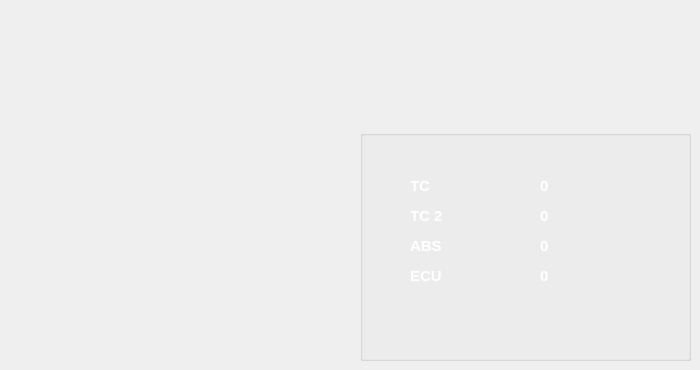
      <widget class="QWidget" name="electronics">
       <widget class="QGroupBox" name="electronicsBox">
        <property name="geometry">
         <rect>
          <x>360</x>
          <y>130</y>
          <width>331</width>
          <height>231</height>
         </rect>
        </property>
        <property name="title">
         <string/>
        </property>
        <widget class="QLabel" name="tc1Title">
         <property name="geometry">
          <rect>
           <x>50</x>
           <y>40</y>
           <width>31</width>
           <height>31</height>
          </rect>
         </property>
         <property name="font">
          <font>
           <pointsize>11</pointsize>
           <weight>75</weight>
           <bold>true</bold>
          </font>
         </property>
         <property name="styleSheet">
          <string notr="true">color:white;</string>
         </property>
         <property name="text">
          <string>TC</string>
         </property>
         <property name="alignment">
          <set>Qt::AlignLeading|Qt::AlignLeft|Qt::AlignVCenter</set>
         </property>
        </widget>
        <widget class="QLabel" name="tc2Title">
         <property name="geometry">
          <rect>
           <x>50</x>
           <y>70</y>
           <width>41</width>
           <height>31</height>
          </rect>
         </property>
         <property name="font">
          <font>
           <pointsize>11</pointsize>
           <weight>75</weight>
           <bold>true</bold>
          </font>
         </property>
         <property name="styleSheet">
          <string notr="true">color:white;</string>
         </property>
         <property name="text">
          <string>TC 2</string>
         </property>
         <property name="alignment">
          <set>Qt::AlignLeading|Qt::AlignLeft|Qt::AlignVCenter</set>
         </property>
        </widget>
        <widget class="QLabel" name="absTitle">
         <property name="geometry">
          <rect>
           <x>50</x>
           <y>100</y>
           <width>31</width>
           <height>31</height>
          </rect>
         </property>
         <property name="font">
          <font>
           <pointsize>11</pointsize>
           <weight>75</weight>
           <bold>true</bold>
          </font>
         </property>
         <property name="styleSheet">
          <string notr="true">color:white;</string>
         </property>
         <property name="text">
          <string>ABS</string>
         </property>
         <property name="alignment">
          <set>Qt::AlignLeading|Qt::AlignLeft|Qt::AlignVCenter</set>
         </property>
        </widget>
        <widget class="QLabel" name="tc1Value">
         <property name="geometry">
          <rect>
           <x>180</x>
           <y>40</y>
           <width>31</width>
           <height>31</height>
          </rect>
         </property>
         <property name="font">
          <font>
           <pointsize>11</pointsize>
           <weight>75</weight>
           <bold>true</bold>
          </font>
         </property>
         <property name="styleSheet">
          <string notr="true">color:white;</string>
         </property>
         <property name="text">
          <string>0</string>
         </property>
         <property name="alignment">
          <set>Qt::AlignLeading|Qt::AlignLeft|Qt::AlignVCenter</set>
         </property>
        </widget>
        <widget class="QLabel" name="ecuTitle">
         <property name="geometry">
          <rect>
           <x>50</x>
           <y>130</y>
           <width>31</width>
           <height>31</height>
          </rect>
         </property>
         <property name="font">
          <font>
           <pointsize>11</pointsize>
           <weight>75</weight>
           <bold>true</bold>
          </font>
         </property>
         <property name="styleSheet">
          <string notr="true">color:white;</string>
         </property>
         <property name="text">
          <string>ECU</string>
         </property>
         <property name="alignment">
          <set>Qt::AlignLeading|Qt::AlignLeft|Qt::AlignVCenter</set>
         </property>
        </widget>
        <widget class="QLabel" name="tc2Value">
         <property name="geometry">
          <rect>
           <x>180</x>
           <y>70</y>
           <width>61</width>
           <height>31</height>
          </rect>
         </property>
         <property name="font">
          <font>
           <pointsize>11</pointsize>
           <weight>75</weight>
           <bold>true</bold>
          </font>
         </property>
         <property name="styleSheet">
          <string notr="true">color:white;</string>
         </property>
         <property name="text">
          <string>0</string>
         </property>
         <property name="alignment">
          <set>Qt::AlignLeading|Qt::AlignLeft|Qt::AlignVCenter</set>
         </property>
        </widget>
        <widget class="QLabel" name="absValue">
         <property name="geometry">
          <rect>
           <x>180</x>
           <y>100</y>
           <width>31</width>
           <height>31</height>
          </rect>
         </property>
         <property name="font">
          <font>
           <pointsize>11</pointsize>
           <weight>75</weight>
           <bold>true</bold>
          </font>
         </property>
         <property name="styleSheet">
          <string notr="true">color:white;</string>
         </property>
         <property name="text">
          <string>0</string>
         </property>
         <property name="alignment">
          <set>Qt::AlignLeading|Qt::AlignLeft|Qt::AlignVCenter</set>
         </property>
        </widget>
        <widget class="QLabel" name="ecuValue">
         <property name="geometry">
          <rect>
           <x>180</x>
           <y>130</y>
           <width>31</width>
           <height>31</height>
          </rect>
         </property>
         <property name="font">
          <font>
           <pointsize>11</pointsize>
           <weight>75</weight>
           <bold>true</bold>
          </font>
         </property>
         <property name="styleSheet">
          <string notr="true">color:white;</string>
         </property>
         <property name="text">
          <string>0</string>
         </property>
         <property name="alignment">
          <set>Qt::AlignLeading|Qt::AlignLeft|Qt::AlignVCenter</set>
         </property>
        </widget>
       </widget>
      </widget>
